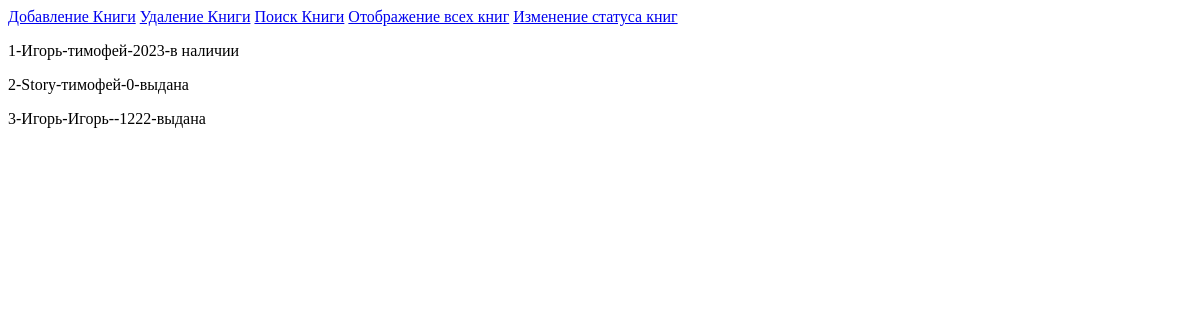
Before: /list_books/ with the older database file.
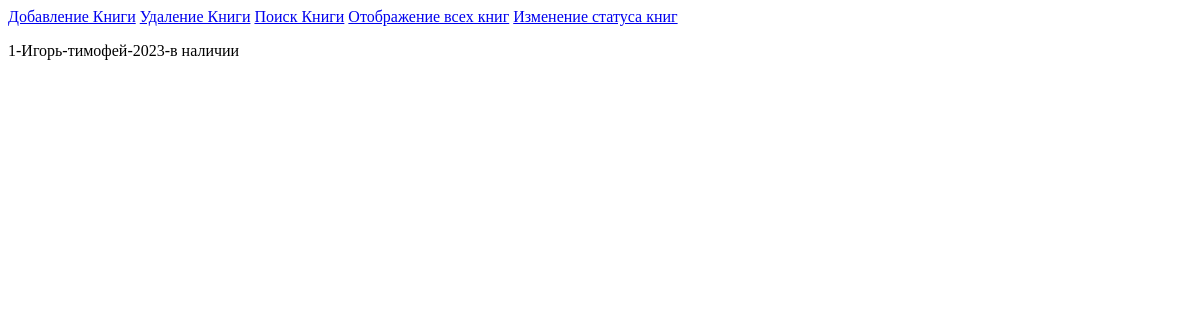
After: the same page with the newer database file.
### books/models.py (models this page shows, shortened)
class Book(models.Model):
    title = models.CharField(max_length=255,verbose_name="Название книги")
    author = models.CharField(max_length=255,verbose_name="Имя автора")
    year = models.IntegerField(verbose_name="Год издания",validators=[MinValueValidator(1), MaxValueValidator(datetime.now().year)])
    status = models.ForeignKey('Status',verbose_name="Статус",on_delete=models.CASCADE)
    def __str__(self) -> str:
        return f"{self.pk}-{self.title}-{self.author}-{self.year}-{self.status.name}"

class Status(models.Model):
    name = models.CharField(max_length=255)

### books/views.py (the view)
# urls.py: path('list_books/',list_books,name="list_books"),
def list_books(request):
    books = Book.objects.all()
    return render(request,"books/list_books.html",{'books':books})

### books/templates/books/list_books.html
{%extends "books/base.html"%}
{%block content%}
    {%for i in books%}
    <p>{{i}}</p>
    {%endfor%}
{%endblock%}

### books/templates/books/base.html (shortened to what this page needs)
<!DOCTYPE html>
<html lang="en">
<head>
</head>
<body>
    <nav>
        <a href="{%url 'add_book'%}">Добавление Книги</a>
        <a href="{%url 'delete_book'%}">Удаление Книги</a>
        <a href="{%url 'book_search'%}">Поиск Книги</a>
        <a href="{%url 'list_books'%}">Отображение всех книг</a>
        <a href="{%url 'change_status'%}">Изменение статуса книг</a>
    </nav>
    {%block content%}
    {%endblock%}
</body>
</html>

Changed rows visible on the page:
removed Book: id+title+author "2-Story-тимофей-0-выдана"
removed Book: id+title+author "3-Игорь-Игорь--1222-выдана"
